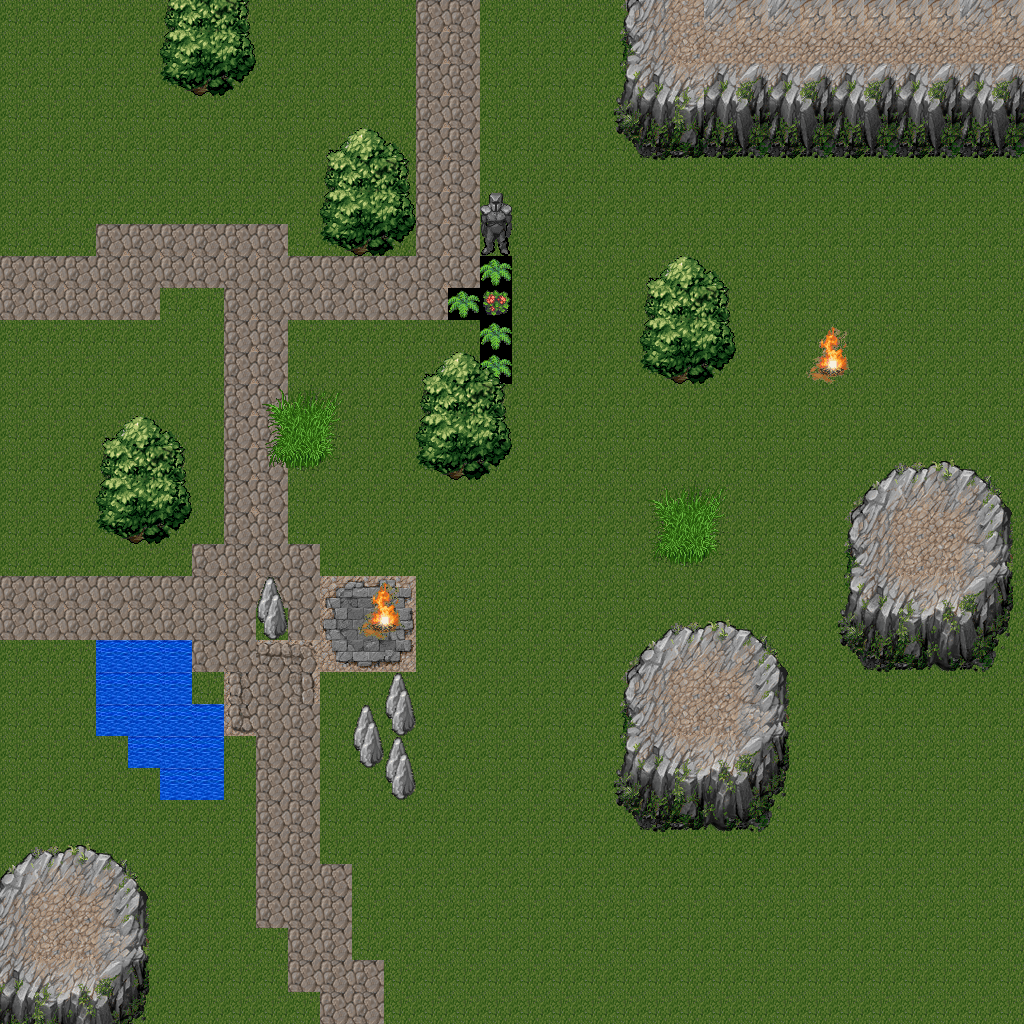

Below is a game level as drawn by its tile map, then a one-line description and the .tmx that defines it (tile-layer data replaced by summaries):
An orthogonal 32x32 tile map with 32x32 px tiles, 2 tile layers (Background, Foreground), 2 tilesets.

<map version="1.0" orientation="orthogonal" renderorder="right-down" width="32" height="32" tilewidth="32" tileheight="32" nextobjectid="1">
 <tileset firstgid="1" name="tileset" tilewidth="32" tileheight="32" tilecount="256">
  <image source="tileset.png" width="512" height="512" />
 </tileset>
 <tileset firstgid="257" name="Water" tilewidth="32" tileheight="32" tilecount="48">
  <properties>
   <property name="WaterFrame" value="3" />
  </properties>
  <image source="water.jpg" width="256" height="192" />
  <tile id="24">
   <properties>
    <property name="animation" value="water" />
   </properties>
  </tile>
  <tile id="25">
   <properties>
    <property name="animation" value="water" />
   </properties>
  </tile>
  <tile id="26">
   <properties>
    <property name="animation" value="water" />
   </properties>
  </tile>
 </tileset>
 <layer name="Background" width="32" height="32">
  <data>[1024 cells, 1024 non-empty, 23 distinct tile ids]</data>
 </layer>
 <objectgroup name="objects" />
 <layer name="Foreground" width="32" height="32">
  <data>[1024 cells, 339 non-empty, 81 distinct tile ids]</data>
 </layer>
</map>
